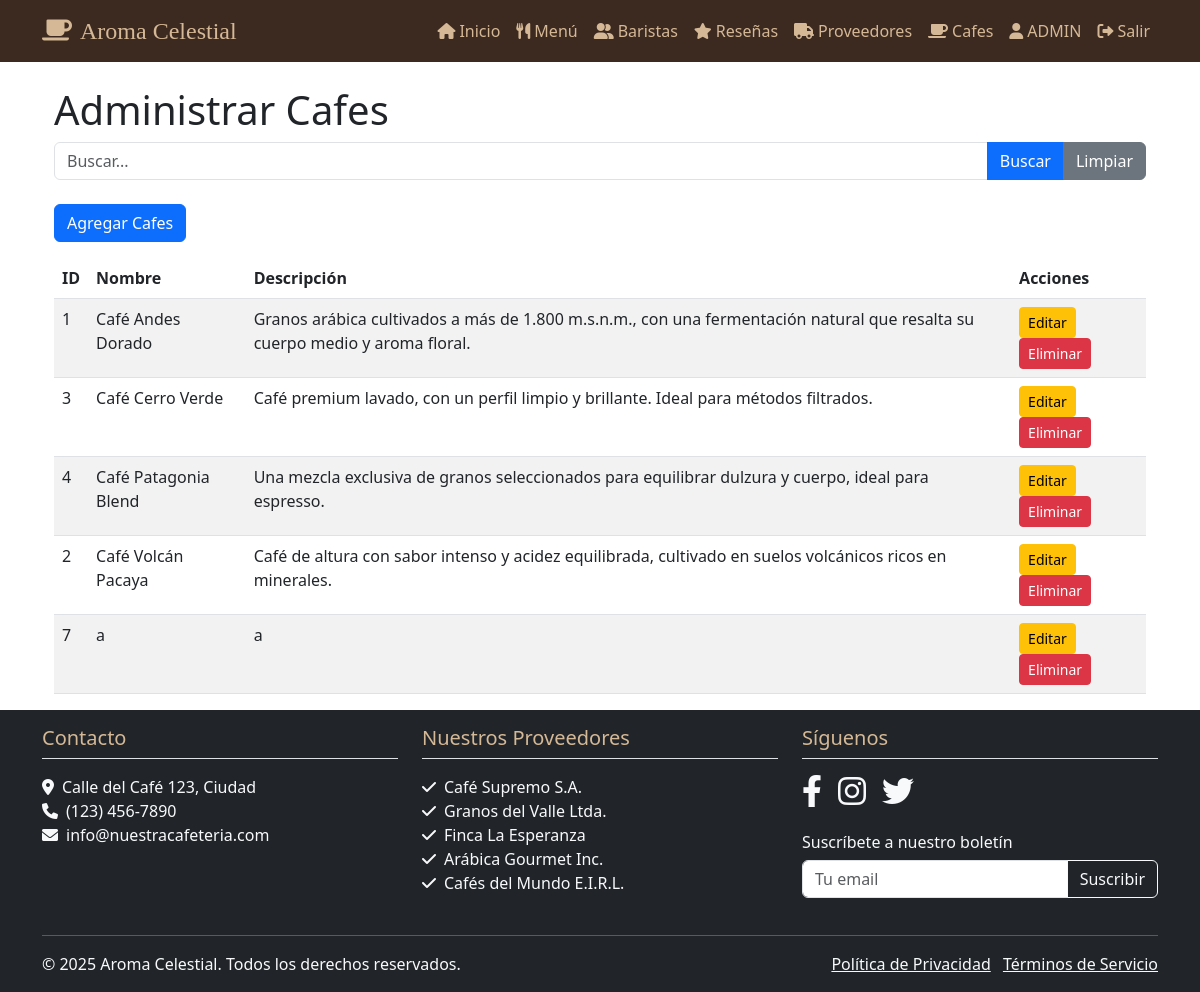
The page /test/ (signed in) on the database as committed earlier.
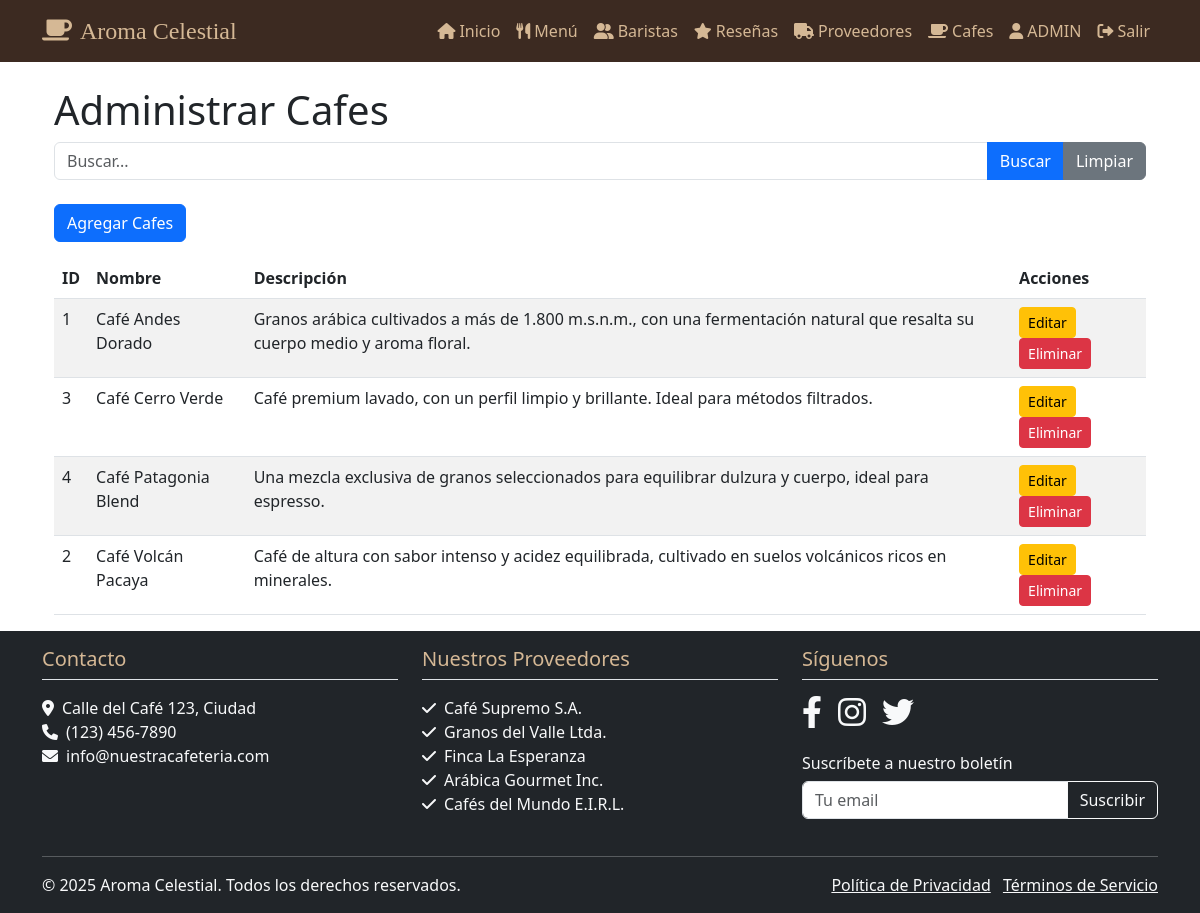
The same page on the database as committed later.
### miapp/models.py (models this page shows)
class Cafe(models.Model):
    id = models.AutoField(primary_key=True)
    nombre = models.CharField(max_length=100)
    origen = models.CharField(max_length=100)
    descripcion = models.TextField()
    precio = models.DecimalField(max_digits=5, decimal_places=2)
    nivel_tostado = models.CharField(max_length=50)
    perfil_sabor = models.TextField()
    imagen = models.ImageField(upload_to='imgs/', null=True, blank=True)

### miapp/views.py (the view)
# urls.py: path('test/', views.testView.as_view(), name='test'),
class testView(CRUDMixin,PermissionProtectedTemplateView):
    model = Cafe
    form_class = CafeForm
    search_fields = ['nombre']
    paginate_by = 10
    template_name = 'test2.html'
    context_object_name = 'cafes'
    success_url = 'test'  # Nombre de la URL de redirección
    permission_required = 'cafeteria.can_edit_menu'  # Permiso requerido
    order_by = 'nombre'

### miapp/forms.py
class CafeForm(forms.ModelForm):
    class Meta:
        model = Cafe
        fields = ['nombre', 'origen', 'descripcion','precio', 'nivel_tostado', 'perfil_sabor', 'imagen']  # Ajusta los campos
        labels = {
            'nombre': 'Nombre',
            'origen': 'Origen',
            'descripcion': 'Descripcion',
            'precio': 'Precio',
            'nivel_tostado': 'Nivel Tostado',
            'perfil_sabor': 'Perfil Sabor',
            'imagen': 'Imagen',
        }
        widgets = {
            'descripcion': forms.Textarea(attrs={'class': 'form-control','rows': 2}),
            'perfil_sabor': forms.Textarea(attrs={'class': 'form-control','rows': 2}),
            'precio': forms.NumberInput(attrs={'class': 'form-control', 'min': 0}),
            'nivel_tostado': forms.TextInput(attrs={'class': 'form-control'}),
            'origen': forms.TextInput(attrs={'class': 'form-control'}),
            'nombre': forms.TextInput(attrs={'class': 'form-control'}),
            'imagen': forms.FileInput(attrs={'class': 'form-control'}),
        }

### miapp/templatetags/user_tags.py (called while the page is built)
@register.filter(name='has_group')
def has_group(user, group_name):
    return user.groups.filter(name=group_name).exists()

### miapp/templates/test2.html (shortened to what this page needs)
{% extends 'test.html' %}
{% block table %}
 <table class="table table-striped">
      <thead>
        <tr>
          <th>ID</th>
          <th>Nombre</th>
          <th>Descripción</th>
          <th>Acciones</th>
        </tr>
      </thead>
      <tbody>
        {% for object in cafes %}
          <tr>
            <td>{{ object.id }}</td>
            <td>{{ object.nombre }}</td>
            <td>{{ object.descripcion }}</td>
            <td>
              <a
                href="{% url 'test' object.id %}"
                class="btn btn-warning btn-sm"
              >
                Editar
              </a>
              <form method="post" style="display: inline;">
                <button
                  type="submit"
                  class="btn btn-danger btn-sm"
                  onclick="return confirm('¿Eliminar {{ object.nombre }}?')"
                >
                  Eliminar
                </button>
              </form>
            </td>
          </tr>
        {% empty %}
          <tr>
            <td colspan="4">No se encontraron registros.</td>
          </tr>
        {% endfor %}
      </tbody>
    </table>
{% endblock %}

Rows that differ between the two databases and show on the page:
removed Cafe: id "7", nombre "a", descripcion "a"
